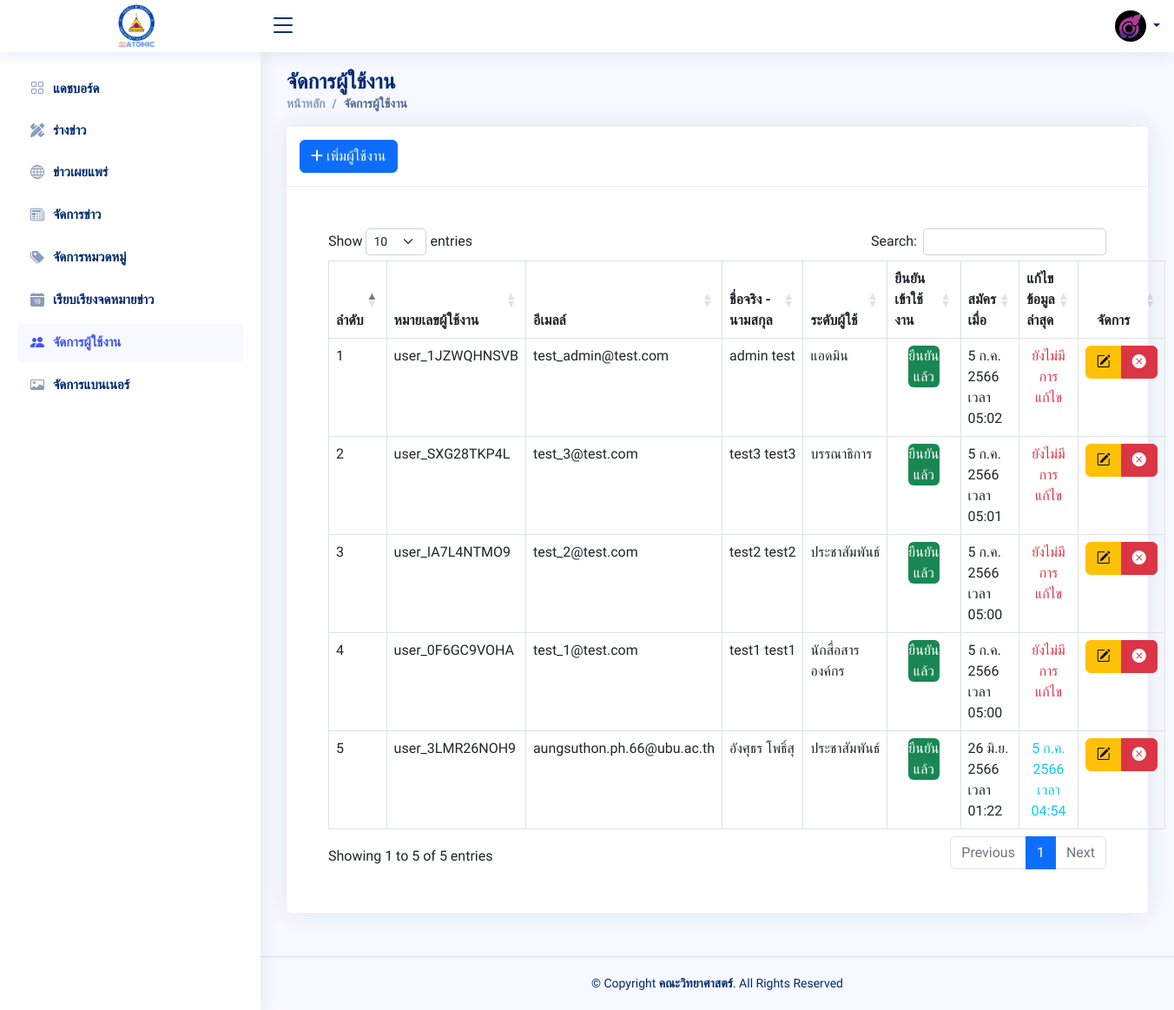
/?page=member-list (signed in), run on the app's committed database.
### tables this page shows
CREATE TABLE `users` (
  `user_id` bigint(20) NOT NULL,
  `user_unique` varchar(255) NOT NULL,
  `user_email` varchar(255) NOT NULL,
  `user_password` varchar(255) NOT NULL,
  `user_fname` varchar(255) NOT NULL,
  `user_lname` varchar(255) NOT NULL,
  `user_image` varchar(255) DEFAULT NULL,
  `user_role` varchar(255) NOT NULL DEFAULT 'สมาชิก',
  `user_approve` varchar(100) DEFAULT NULL,
  `user_created` datetime NOT NULL,
  `user_edit` datetime DEFAULT NULL
);

### private/app/controller/function.php (called while the page is built, shortened)
<?php
class Database
{
    private function connect()
    {
        try {
            $pdo = new PDO("mysql:host=localhost;dbname=project_sci", "root", "");
            $pdo->setAttribute(PDO::ATTR_ERRMODE, PDO::ERRMODE_EXCEPTION);
            return $pdo;
        } catch (PDOException $e) {
            die("ไม่สามารถเชื่อมต่อกับฐานข้อมูลได้: " . $e->getMessage());
        }
    }
    public function db_read($query, $params = array())
    {
        $pdo = $this->connect();
        try {
            $stmt = $pdo->prepare($query);
            $stmt->execute($params);
            $data = $stmt->fetchAll(PDO::FETCH_ASSOC);
            return $data;
        } catch (PDOException $e) {
            return false;
        }
    }
}
class User extends Database
{
    public function getUserByUniqueID($unique_id)
    {
        $query = "SELECT * FROM users WHERE user_unique='$unique_id' LIMIT 1";
        $result = $this->db_read($query);
        $user = $result[0];
        return $user;
    }
    public function get_all_user($id)
    {
        $query = "SELECT * FROM users WHERE NOT user_unique = '$id' ORDER BY user_id DESC";
        return $this->db_read($query);
    }
}
function cleanData($data)
{
    return htmlspecialchars($data);
}
function DateThai($strDate)
{
    $strYear = date("Y", strtotime($strDate)) + 543;
    $strMonth = date("n", strtotime($strDate));
    $strDay = date("j", strtotime($strDate));
    $strHour = date("H", strtotime($strDate));
    $strMinute = date("i", strtotime($strDate));
    $strMonthCut = array("", "ม.ค.", "ก.พ.", "มี.ค.", "เม.ย.", "พ.ค.", "มิ.ย.", "ก.ค.", "ส.ค.", "ก.ย.", "ต.ค.", "พ.ย.", "ธ.ค.");
    $strMonthThai = $strMonthCut[$strMonth];
    return "$strDay $strMonthThai $strYear เวลา $strHour:$strMinute";
}

### private/app/views/dashboard/page/member/memberTable.php (the view, shortened to what this page needs)
<div class="card">
    <div class="card-header">
        <div class="card-tools">
            <button class="btn btn-primary" data-bs-toggle="modal" data-bs-target="#addUsers"><i class="fa-solid fa-plus"></i> เพิ่มผู้ใช้งาน</button>
        </div>
    </div>
    <div class="card-body p-3 p-lg-5">
        <?php
        $users = new User;
        $users_result = $users->get_all_user($_SESSION['id']);
        ?>
        <div class="table-resposive">
            <table id="postTable" class="table table-bordered table-hover datatable">
                <thead>
                    <tr>
                        <th>ลำดับ</th>
                        <th>หมายเลขผู้ใช้งาน</th>
                        <th>อีเมลล์</th>
                        <th>ชื่อจริง - นามสกุล</th>
                        <th>ระดับผู้ใช้</th>
                        <th>ยืนยันเข้าใช้งาน</th>
                        <th>สมัครเมื่อ</th>
                        <th>แก้ไขข้อมูลล่าสุด</th>
                        <th class="text-center">จัดการ</th>
                    </tr>
                </thead>
                <tbody>
                    <?php if ($users_result) {
                        $i = 0 ?>
                        <?php foreach ($users_result as $row) { ?>
                            <tr>
                                <td><?php echo $i = $i + 1; ?></td>
                                <td><?= cleanData($row['user_unique']); ?></td>
                                <td><?= cleanData($row['user_email']); ?></td>
                                <td class="text-truncate"><?= cleanData($row['user_fname']) ?> <?= cleanData($row['user_lname']) ?></td>
                                <td><?= cleanData($row['user_role']); ?></td>
                                <td class="px-4">
                                    <?php if ($row['user_approve'] != null) { ?>
                                        <p class="text-bg-success rounded text-center"><?= cleanData($row['user_approve']); ?></p>
                                    <?php } else { ?>
                                        <p class="text-bg-danger rounded text-center">ยังไม่ยืนยัน</p>
                                    <?php } ?>
                                </td>
                                <td><?= DateThai(cleanData($row['user_created'])); ?></td>
                                <td>
                                    <?php if ($row['user_edit'] != null) { ?>
                                        <p class="text-info rounded text-center m-0"><?= DateThai($row['user_edit']); ?></p>
                                    <?php } else { ?>
                                        <p class="text-danger rounded text-center m-0">ยังไม่มีการแก้ไข</p>
                                    <?php } ?>
                                </td>
                                <td class="text-center">
                                    <div class="btn-group" role="group">
                                        <button class="btn btn-warning edit-btn" data-id="<?= cleanData($row['user_unique']); ?>"><i class="bi bi-pencil-square"></i></button>
                                        <button type="button" class="btn btn-danger deleteUser" id="<?= $row['user_unique'] ?>" data-user-title="<?= $row['user_unique'] ?>"><i class="bi bi-x-circle-fill"></i></button>
                                    </div>
                                </td>
                            </tr>
                        <?php } ?>
                    <?php } ?>
                </tbody>
            </table>
        </div>
    </div>
</div>

### private/app/views/dashboard/assets/layout/header.php (shortened to what this page needs)
<header id="header" class="header fixed-top d-flex align-items-center">
    <div class="d-flex align-items-center justify-content-between">
        <a href="dashboard" class="logo align-items-center text-center">
            <img src="public/img/logo/sci_atomic.png" alt="Sci_atomic logo" loading="lazy">
        </a>
        <i class="bi bi-list toggle-sidebar-btn"></i>
    </div>
    <nav class="header-nav ms-auto">
        <ul class="d-flex align-items-center">
            <li class="nav-item dropdown pe-3">
                <a class="nav-link nav-profile d-flex align-items-center pe-0" href="#" data-bs-toggle="dropdown">
                    <?php if ($user['user_image'] == "") { ?>
                        <div class="avatar rounded-circle" data-label="<?= cleanData($user['user_fname']); ?>"></div>
                    <?php } else { ?>
                        <img src="public/img/user_img/<?= cleanData($user['user_image']); ?>" alt="Profile" class="rounded-circle" loading="lazy">
                    <?php } ?>
                    <span class="d-none d-md-block dropdown-toggle ps-2"></span>
                </a>
            </li>
        </ul>
    </nav>
</header>

### private/app/views/dashboard/assets/css/style.css (style rules this page uses)
:root { scroll-behavior: smooth; }
body { font-family: 'Sarabun', sans-serif; background: #f6f9ff; color: #444444; }
a { color: #4154f1; text-decoration: none; }
.card { margin-bottom: 30px; border: none; border-radius: 5px; box-shadow: 0px 0 30px rgba(1, 41, 112, 0.1); }
.card-header, .card-footer { border-color: #ebeef4; background-color: #fff; color: #798eb3; padding: 15px; }
.card-body { padding: 0 20px 20px 20px; }
.logo { line-height: 1; }
@media (min-width: 1200px) { .logo { width: 280px; } }
.logo img { max-height: 50px; margin-right: 6px; }
.header { transition: all 0.5s; z-index: 997; height: 60px; box-shadow: 0px 2px 20px rgba(1, 41, 112, 0.1); background-color: #fff; padding-left: 20px; }
.header .toggle-sidebar-btn { font-size: 32px; padding-left: 10px; cursor: pointer; color: #012970; }
.header-nav ul { list-style: none; }
.header-nav>ul { margin: 0; padding: 0; }
.header-nav .nav-profile { color: #012970; }
.header-nav .nav-profile img { max-height: 36px; }
.header-nav .nav-profile span { font-size: 14px; font-weight: 600; }

### data on the page
users: user_image (picture)
users: user_unique "user_1JZWQHNSVB", user_email "test_admin@test.com", user_fname "admin", user_lname "test", user_role "แอดมิน", user_approve "ยืนยันแล้ว", user_created "5 ก.ค. 2566 เวลา 05:02", shows "ยังไม่มีการแก้ไข"
users: i "2", user_unique "user_SXG28TKP4L", user_email "test_3@test.com", user_fname "test3", user_lname "test3", user_role "บรรณาธิการ", user_approve "ยืนยันแล้ว", user_created "5 ก.ค. 2566 เวลา 05:01", shows "ยังไม่มีการแก้ไข"
users: i "3", user_unique "user_IA7L4NTMO9", user_email "test_2@test.com", user_fname "test2", user_lname "test2", user_role "ประชาสัมพันธ์", user_approve "ยืนยันแล้ว", user_created "5 ก.ค. 2566 เวลา 05:00", shows "ยังไม่มีการแก้ไข"
users: i "4", user_unique "user_0F6GC9VOHA", user_email "test_1@test.com", user_fname "test1", user_lname "test1", user_role "นักสื่อสารองค์กร", user_approve "ยืนยันแล้ว", user_created "5 ก.ค. 2566 เวลา 05:00", shows "ยังไม่มีการแก้ไข"
users: i "5", user_unique "user_3LMR26NOH9", user_email "aungsuthon.ph.66@ubu.ac.th", user_fname "อังศุธร", user_lname "โพธิ์สุ", user_role "ประชาสัมพันธ์", user_approve "ยืนยันแล้ว", user_created "26 มิ.ย. 2566 เวลา 01:22", user_edit "5 ก.ค. 2566 เวลา 04:54"
